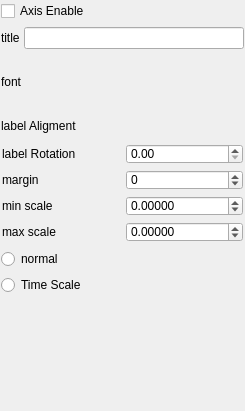
<?xml version="1.0" encoding="UTF-8"?>
<ui version="4.0">
 <class>DAChartAxisSetWidget</class>
 <widget class="QWidget" name="DAChartAxisSetWidget">
  <property name="geometry">
   <rect>
    <x>0</x>
    <y>0</y>
    <width>245</width>
    <height>411</height>
   </rect>
  </property>
  <property name="windowTitle">
   <string>Axis Set</string>
  </property>
  <layout class="QVBoxLayout" name="verticalLayout">
   <property name="spacing">
    <number>6</number>
   </property>
   <property name="leftMargin">
    <number>1</number>
   </property>
   <property name="topMargin">
    <number>1</number>
   </property>
   <property name="rightMargin">
    <number>1</number>
   </property>
   <property name="bottomMargin">
    <number>1</number>
   </property>
   <item>
    <widget class="QCheckBox" name="checkBoxEnable">
     <property name="text">
      <string>Axis Enable</string>
     </property>
    </widget>
   </item>
   <item>
    <layout class="QHBoxLayout" name="horizontalLayoutTitle">
     <property name="spacing">
      <number>4</number>
     </property>
     <item>
      <widget class="QLabel" name="labelTitle">
       <property name="text">
        <string>title</string>
       </property>
      </widget>
     </item>
     <item>
      <widget class="QLineEdit" name="lineEditTitle"/>
     </item>
    </layout>
   </item>
   <item>
    <layout class="QHBoxLayout" name="horizontalLayoutFont">
     <property name="spacing">
      <number>4</number>
     </property>
     <item>
      <widget class="QLabel" name="labelFont">
       <property name="text">
        <string>font</string>
       </property>
      </widget>
     </item>
     <item>
      <widget class="DA::DAFontEditPannelWidget" name="fontSetWidget" native="true">
       <property name="sizePolicy">
        <sizepolicy hsizetype="Expanding" vsizetype="Fixed">
         <horstretch>0</horstretch>
         <verstretch>0</verstretch>
        </sizepolicy>
       </property>
       <property name="minimumSize">
        <size>
         <width>0</width>
         <height>54</height>
        </size>
       </property>
      </widget>
     </item>
    </layout>
   </item>
   <item>
    <layout class="QHBoxLayout" name="horizontalLayoutAligment">
     <property name="spacing">
      <number>4</number>
     </property>
     <item>
      <widget class="QLabel" name="labelAligment">
       <property name="text">
        <string>label Aligment</string>
       </property>
      </widget>
     </item>
     <item>
      <widget class="DA::DAAligmentEditWidget" name="aligmentSetWidget" native="true">
       <property name="minimumSize">
        <size>
         <width>0</width>
         <height>22</height>
        </size>
       </property>
      </widget>
     </item>
    </layout>
   </item>
   <item>
    <layout class="QGridLayout" name="gridLayout">
     <property name="leftMargin">
      <number>1</number>
     </property>
     <property name="topMargin">
      <number>1</number>
     </property>
     <property name="rightMargin">
      <number>1</number>
     </property>
     <property name="bottomMargin">
      <number>1</number>
     </property>
     <item row="0" column="0">
      <widget class="QLabel" name="labelRotation">
       <property name="text">
        <string>label Rotation</string>
       </property>
      </widget>
     </item>
     <item row="0" column="1">
      <widget class="QDoubleSpinBox" name="doubleSpinBoxRotation">
       <property name="minimumSize">
        <size>
         <width>0</width>
         <height>20</height>
        </size>
       </property>
      </widget>
     </item>
     <item row="1" column="0">
      <widget class="QLabel" name="labelMargin">
       <property name="text">
        <string>margin</string>
       </property>
      </widget>
     </item>
     <item row="1" column="1">
      <widget class="QSpinBox" name="spinBoxMargin">
       <property name="minimumSize">
        <size>
         <width>0</width>
         <height>20</height>
        </size>
       </property>
       <property name="minimum">
        <number>-10</number>
       </property>
      </widget>
     </item>
     <item row="2" column="0">
      <widget class="QLabel" name="labelMinScale">
       <property name="text">
        <string>min scale</string>
       </property>
      </widget>
     </item>
     <item row="2" column="1">
      <widget class="QDoubleSpinBox" name="doubleSpinBoxMin">
       <property name="minimumSize">
        <size>
         <width>0</width>
         <height>20</height>
        </size>
       </property>
       <property name="decimals">
        <number>5</number>
       </property>
       <property name="minimum">
        <double>-10000000000000000735758738477112498397576062152177456799245857901351759143802190202050679656153088.000000000000000</double>
       </property>
       <property name="maximum">
        <double>100000000000000001463069523067487303097004298786465505927861078716979636425114821591040.000000000000000</double>
       </property>
      </widget>
     </item>
     <item row="3" column="0">
      <widget class="QLabel" name="labelMaxScale">
       <property name="text">
        <string>max scale</string>
       </property>
      </widget>
     </item>
     <item row="3" column="1">
      <widget class="QDoubleSpinBox" name="doubleSpinBoxMax">
       <property name="minimumSize">
        <size>
         <width>0</width>
         <height>20</height>
        </size>
       </property>
       <property name="decimals">
        <number>5</number>
       </property>
       <property name="minimum">
        <double>-100000000000000004188152556421145795899143386664033828314342771180699648.000000000000000</double>
       </property>
       <property name="maximum">
        <double>999999999999999949387135297074018866963645011013410073083904.000000000000000</double>
       </property>
      </widget>
     </item>
    </layout>
   </item>
   <item>
    <widget class="QRadioButton" name="radioButtonNormal">
     <property name="text">
      <string>normal</string>
     </property>
    </widget>
   </item>
   <item>
    <widget class="QRadioButton" name="radioButtonTimeScale">
     <property name="text">
      <string>Time Scale</string>
     </property>
    </widget>
   </item>
   <item>
    <widget class="DA::DATimeFormatEditWidget" name="dateTimeScaleSetWidget" native="true">
     <property name="minimumSize">
      <size>
       <width>0</width>
       <height>100</height>
      </size>
     </property>
    </widget>
   </item>
   <item>
    <spacer name="verticalSpacer">
     <property name="orientation">
      <enum>Qt::Vertical</enum>
     </property>
     <property name="sizeHint" stdset="0">
      <size>
       <width>20</width>
       <height>40</height>
      </size>
     </property>
    </spacer>
   </item>
  </layout>
 </widget>
 <customwidgets>
  <customwidget>
   <class>DA::DAFontEditPannelWidget</class>
   <extends>QWidget</extends>
   <header>DAFontEditPannelWidget.h</header>
   <container>1</container>
  </customwidget>
  <customwidget>
   <class>DA::DAAligmentEditWidget</class>
   <extends>QWidget</extends>
   <header>DAAligmentEditWidget.h</header>
   <container>1</container>
  </customwidget>
  <customwidget>
   <class>DA::DATimeFormatEditWidget</class>
   <extends>QWidget</extends>
   <header>DATimeFormatEditWidget.h</header>
   <container>1</container>
  </customwidget>
 </customwidgets>
 <resources/>
 <connections>
  <connection>
   <sender>radioButtonTimeScale</sender>
   <signal>clicked(bool)</signal>
   <receiver>dateTimeScaleSetWidget</receiver>
   <slot>setVisible(bool)</slot>
   <hints>
    <hint type="sourcelabel">
     <x>64</x>
     <y>251</y>
    </hint>
    <hint type="destinationlabel">
     <x>148</x>
     <y>277</y>
    </hint>
   </hints>
  </connection>
 </connections>
</ui>
